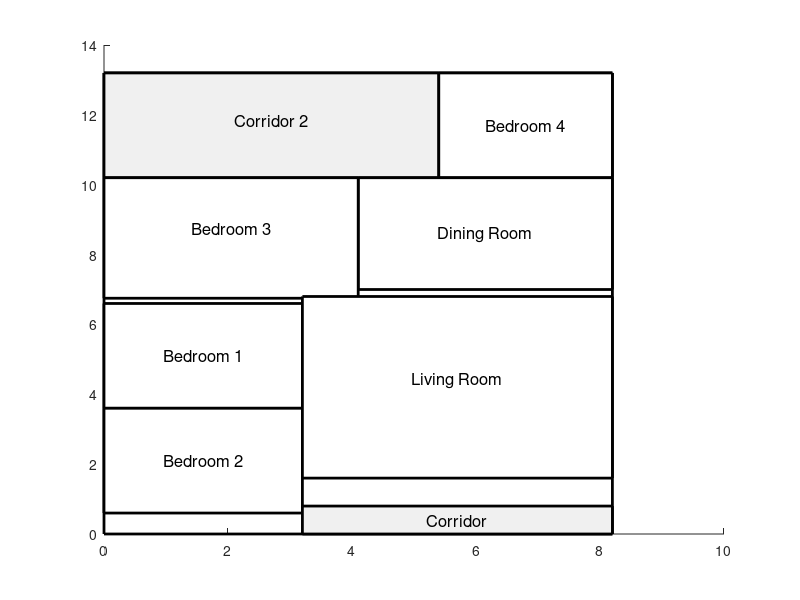

Write the MATLAB code that produced this figure. (Note: this script raises an error after producing the figure.)
%% Parameters
clear all;
close all;
clc;
% Define floor plan dimensions and AP coordinates
width = 8.2; % Floor plan width in meters (820 pixels = 8.2m)
height = 13.2; % Floor plan height in meters (1320 pixels = 13.2m)
resolution = 0.1; % Grid resolution in meters (10 cm)
APs = [2.10, 11.65; ... % AP1: (210, 155) pixels -> (2.10, 13.2-1.55)
       8.00, 6.20; ...  % AP2: (800, 700) pixels -> (8.00, 13.2-7.00)
       2.40, 3.80];     % AP3: (240, 940) pixels -> (2.40, 13.2-9.40)

% RSSI data at distances [1m, 2m, 3m, 5m, 6m]
rssi_data.Dialog_4G_365 = [-48.6, -60.5, -61.8, -67.4, -64.3]; % AP1
rssi_data.Dialog_4G_721 = [-41.7, -52.9, -55.5, -72.9, -64.5]; % AP2
rssi_data.SLT_MOBITEL_4G = [-39.8, -53.4, -52.8, -68.3, -67.4]; % AP3
distances = [1, 2, 3, 5, 6]; % Corresponding distances in meters
ap_names = {'Dialog_4G_365', 'Dialog_4G_721', 'SLT_MOBITEL_4G'}; % AP names

%% Floor Plan Setup
% Create grid for interpolation
x = 0:resolution:width; % 83 points (0 to 8.2)
y = 0:resolution:height; % 133 points (0 to 13.2)
[X, Y] = meshgrid(x, y); % X, Y: 133×83

% Prepare data points for interpolation
data_points = struct;
for ap = 1:size(APs, 1)
    [D, A] = meshgrid(distances, 0:pi/4:2*pi); % 5 distances x 9 angles = 45 points
    x_points = APs(ap, 1) + D .* cos(A);
    y_points = APs(ap, 2) + D .* sin(A);
    rssi_values = repmat(rssi_data.(ap_names{ap}), 1, length(0:pi/4:2*pi));
    data_points(ap).x = x_points(:);
    data_points(ap).y = y_points(:);
    data_points(ap).rssi = rssi_values(:);
end

%% Floor Plan Plotting
% Create a movable figure and plot rooms and corridors
set(groot, 'DefaultFigureDockControls', 'off'); % Prevent docking
set(groot, 'DefaultFigureWindowStyle', 'normal'); % Ensure standard window
figure('Position', [100, 1, 800, 1200], ...
       'DockControls', 'off', ...
       'WindowStyle', 'normal', ...
       'Units', 'pixels', ...
       'MenuBar', 'figure', ...
       'ToolBar', 'figure', ...
       'Name', 'RSSI Contours');
hold on;

% Plot rectangular floor plan boundary
rectangle('Position', [0, 0, width, height], 'EdgeColor', 'k', 'LineWidth', 2);

% Corridor 2
rectangle('Position', [0, 10.2, 5.4, 3], 'FaceColor', [0.94, 0.94, 0.94], 'EdgeColor', 'k', 'LineWidth', 2);
text(2.7, 11.85, 'Corridor 2', 'FontSize', 12, 'HorizontalAlignment', 'center');

% Bedroom 4
rectangle('Position', [5.4, 10.2, 2.8, 3], 'FaceColor', 'w', 'EdgeColor', 'k', 'LineWidth', 2);
text(6.8, 11.7, 'Bedroom 4', 'FontSize', 12, 'HorizontalAlignment', 'center');

% Dining Room
rectangle('Position', [4.1, 7, 4.1, 3.2], 'FaceColor', 'w', 'EdgeColor', 'k', 'LineWidth', 2);
text(6.15, 8.6, 'Dining Room', 'FontSize', 12, 'HorizontalAlignment', 'center');

% Bedroom 3
rectangle('Position', [0, 6.75, 4.1, 3.45], 'FaceColor', 'w', 'EdgeColor', 'k', 'LineWidth', 2);
text(2.05, 8.74, 'Bedroom 3', 'FontSize', 12, 'HorizontalAlignment', 'center');

% Bedroom 1
rectangle('Position', [0, 3.6, 3.2, 3], 'FaceColor', 'w', 'EdgeColor', 'k', 'LineWidth', 2);
text(1.6, 5.1, 'Bedroom 1', 'FontSize', 12, 'HorizontalAlignment', 'center');

% Bedroom 2
rectangle('Position', [0, 0.6, 3.2, 3], 'FaceColor', 'w', 'EdgeColor', 'k', 'LineWidth', 2);
text(1.6, 2.1, 'Bedroom 2', 'FontSize', 12, 'HorizontalAlignment', 'center');

% Living Room
rectangle('Position', [3.2, 1.6, 5, 5.2], 'FaceColor', 'w', 'EdgeColor', 'k', 'LineWidth', 2);
text(5.7, 4.4, 'Living Room', 'FontSize', 12, 'HorizontalAlignment', 'center');

% Corridor
rectangle('Position', [3.2, 0, 5, 0.8], 'FaceColor', [0.94, 0.94, 0.94], 'EdgeColor', 'k', 'LineWidth', 2);
text(5.7, 0.4, 'Corridor', 'FontSize', 12, 'HorizontalAlignment', 'center');

%% Visualization
% Interpolate and plot RSSI contours for each AP
colors = {'r', 'g', 'b'}; % Colors for each AP
for ap = 1:size(APs, 1)
    F = scatteredInterpolant(data_points(ap).x(:), data_points(ap).y(:), data_points(ap).rssi(:), 'linear', 'none');
    RSSI = F(X, Y);
    min_rssi = min(data_points(ap).rssi(:));
    max_rssi = max(data_points(ap).rssi(:));
    contour_levels = min_rssi:5:max_rssi; % Contour every 5 dB
    contour(X, Y, RSSI, contour_levels, 'LineColor', colors{ap}, 'LineWidth', 1.5, ...
            'LabelSpacing', 500, 'DisplayName', sprintf('AP%d', ap));
    plot(APs(ap, 1), APs(ap, 2), 'ko', 'MarkerFaceColor', colors{ap}, 'MarkerSize', 8);
    text(APs(ap, 1) + 0.2, APs(ap, 2), sprintf('AP%d', ap), 'FontSize', 12, 'Color', colors{ap});
end

% Configure plot
axis equal;
axis([0 width 0 height]);
xlabel('X (m)');
ylabel('Y (m)');
title('RSSI Contours for APs (Data-Based)');
legend('show', 'Location', 'southoutside');
grid on;
hold off;
